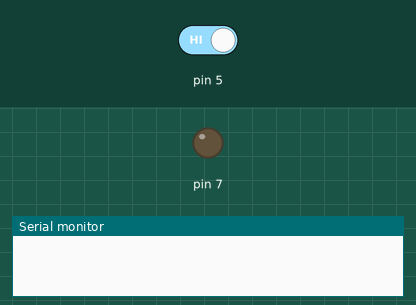
A sketch run on a simulated Arduino Uno, built with avr-gcc and run on an emulated ATmega328P. Parts: output pins drawn as LEDs (lit = HIGH), the last lines printed to the serial monitor. The inputs (shaded band) are chosen by the test bench; at power-on: pin 5 HIGH. The local clock reads 2024-03-15 10:24:30 at power-on unless the sketch sets it.

Above: at 1.2 s.
1.3 s: pin 5 driven LOW
At 2.5 s:
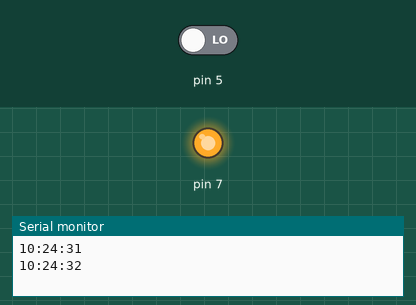
2.8 s: pin 5 driven HIGH
At 4.5 s:
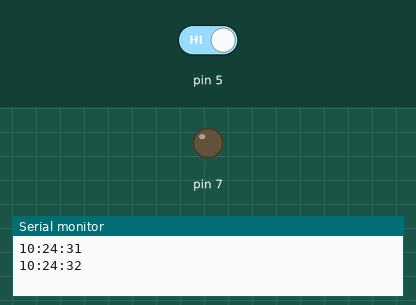
Timing chart, 0 to 6.0 s (numbered marks = the images above; inputs shaded):
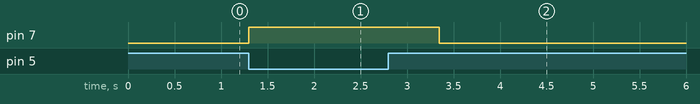

Measured:
- after the input at 1.3 s, pin 7: LOW → HIGH at once
- after the input at 2.8 s, pin 7: HIGH → LOW after 0.55 s

The sketch:

AntigoHorario.ino
```cpp
#include <Rtc_Pcf8563.h>

Rtc_Pcf8563 rtc;
int button = 0;

void SoarLongo() {
  digitalWrite(7, LOW);
  delay(9500);
  digitalWrite(7, HIGH);
}

void SoarCurto() {
  digitalWrite(7, LOW);
  delay(2000);
  digitalWrite(7, HIGH);
}

void setup() {
  Serial.begin(9600);
  pinMode(7, OUTPUT);
  pinMode(5, INPUT);
}

void loop() {
  button = digitalRead(5);
  if(button == LOW) {
    digitalWrite(7, HIGH);
    Serial.println(rtc.formatTime());
    delay(1000);
    if(rtc.getHour() == 7 and rtc.getMinute() == 9 and rtc.getSecond() == 10) {
      SoarLongo();
    }
    else if(rtc.getHour() == 7 and rtc.getMinute() == 59 and rtc.getSecond() == 10) {
      SoarCurto();
    }
    else if(rtc.getHour() == 8 and rtc.getMinute() == 49 and rtc.getSecond() == 10) {
      SoarLongo();
    }
    else if(rtc.getHour() == 9 and rtc.getMinute() == 9 and rtc.getSecond() == 10) {
      SoarLongo();
    }
    else if(rtc.getHour() == 9 and rtc.getMinute() == 59 and rtc.getSecond() == 10) {
      SoarCurto();
    }
    else if(rtc.getHour() == 10 and rtc.getMinute() == 49 and rtc.getSecond() == 10) {
      SoarCurto();
    }
    else if(rtc.getHour() == 11 and rtc.getMinute() == 39 and rtc.getSecond() == 10) {
      SoarLongo();
    }
    else if(rtc.getHour() == 12 and rtc.getMinute() == 59 and rtc.getSecond() == 10) {
      SoarLongo();
    }
    else if(rtc.getHour() == 13 and rtc.getMinute() == 49 and rtc.getSecond() == 10) {
      SoarCurto();
    }
    else if(rtc.getHour() == 14 and rtc.getMinute() == 39 and rtc.getSecond() == 10) {
      SoarLongo();
    }
    else if(rtc.getHour() == 14 and rtc.getMinute() == 59 and rtc.getSecond() == 10) {
      SoarLongo();
    }
    else if(rtc.getHour() == 15 and rtc.getMinute() == 49 and rtc.getSecond() == 10) {
      SoarCurto();
    }
    else if(rtc.getHour() == 16 and rtc.getMinute() == 38 and rtc.getSecond() == 50) {
      SoarLongo();
    }
    digitalWrite(7, HIGH);
  }
  else {
    digitalWrite(7, LOW);
  }
}
```
